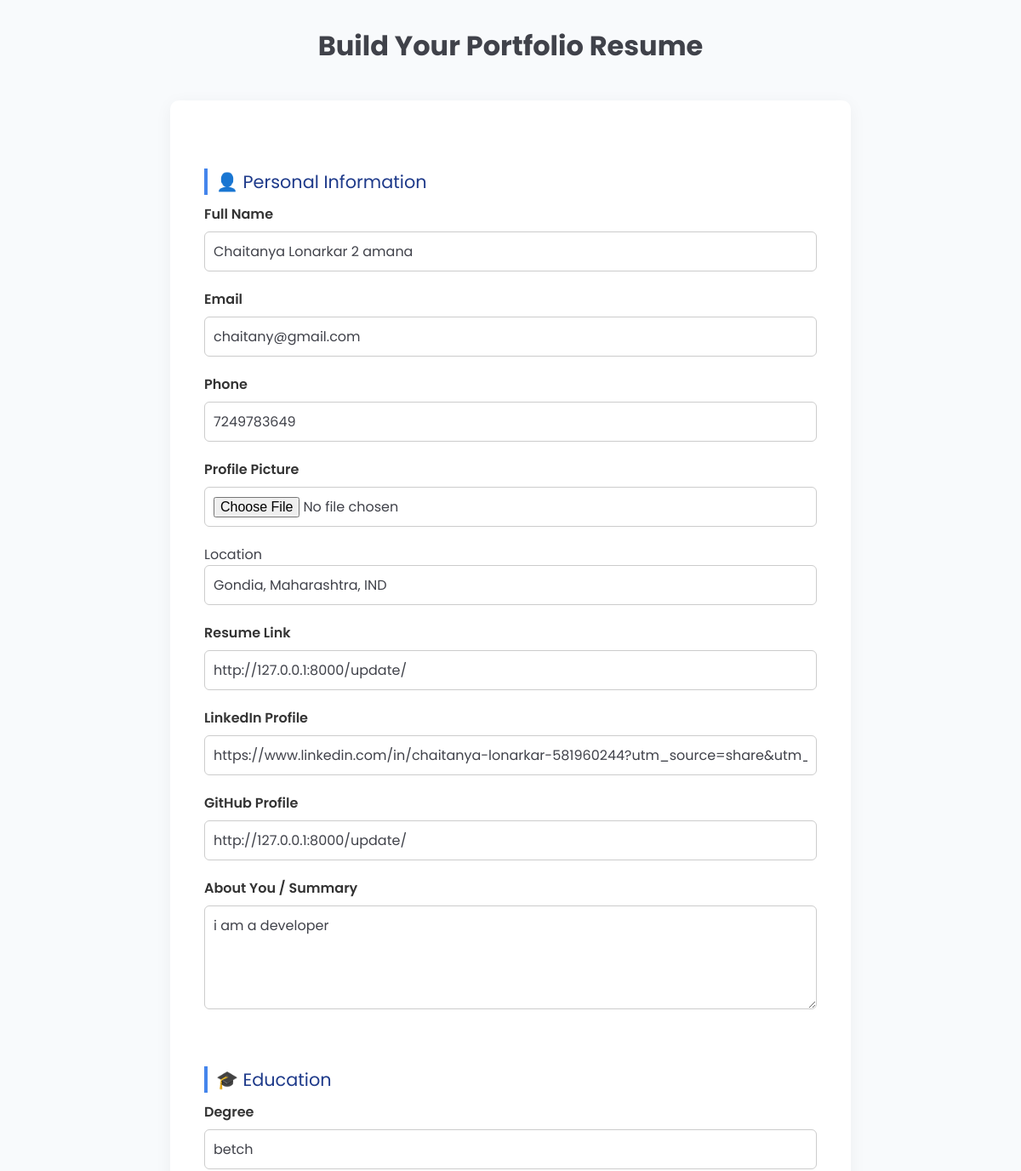
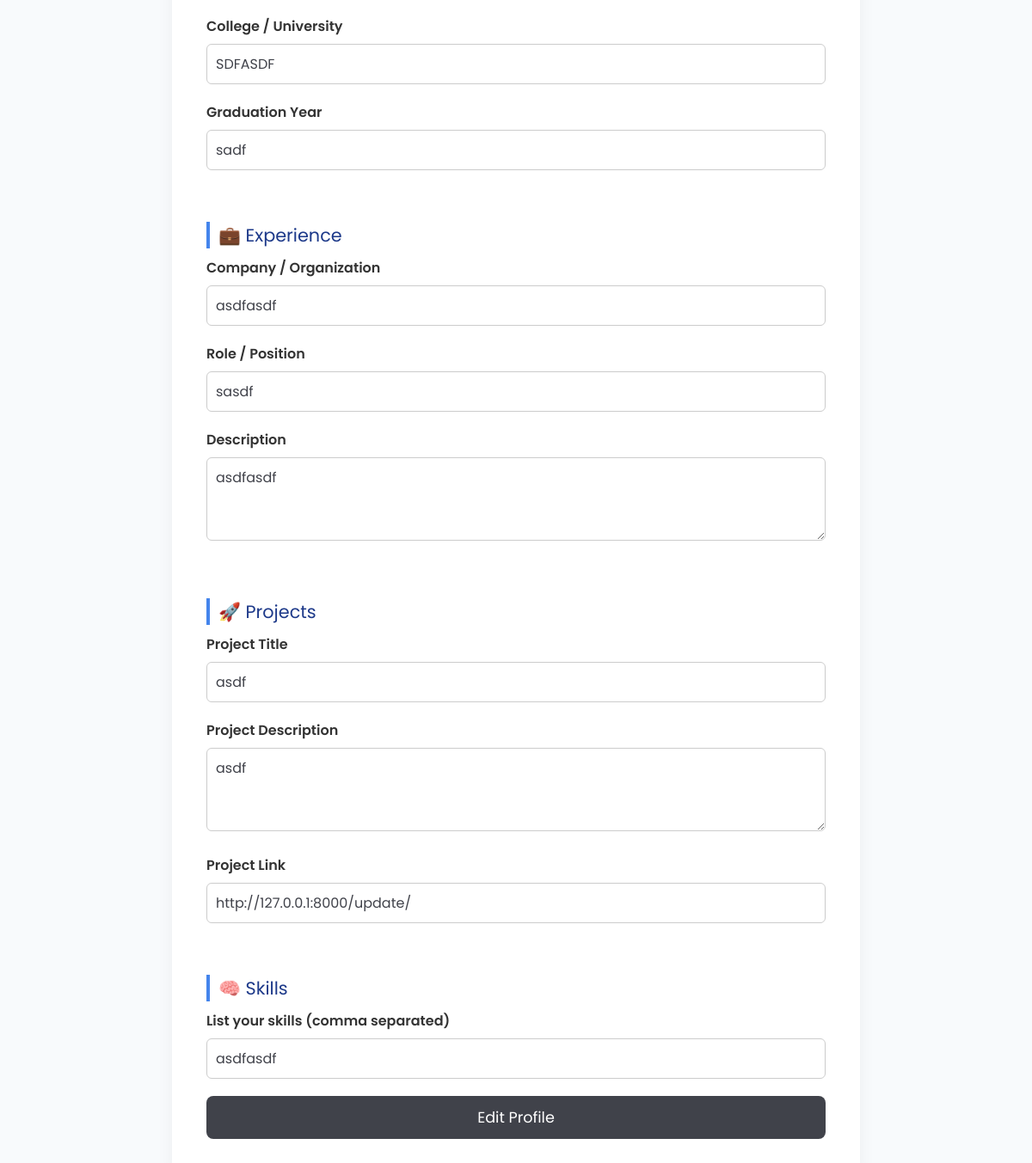
Before: /update/ (signed in) with the older database file (2 pictures, top to bottom).
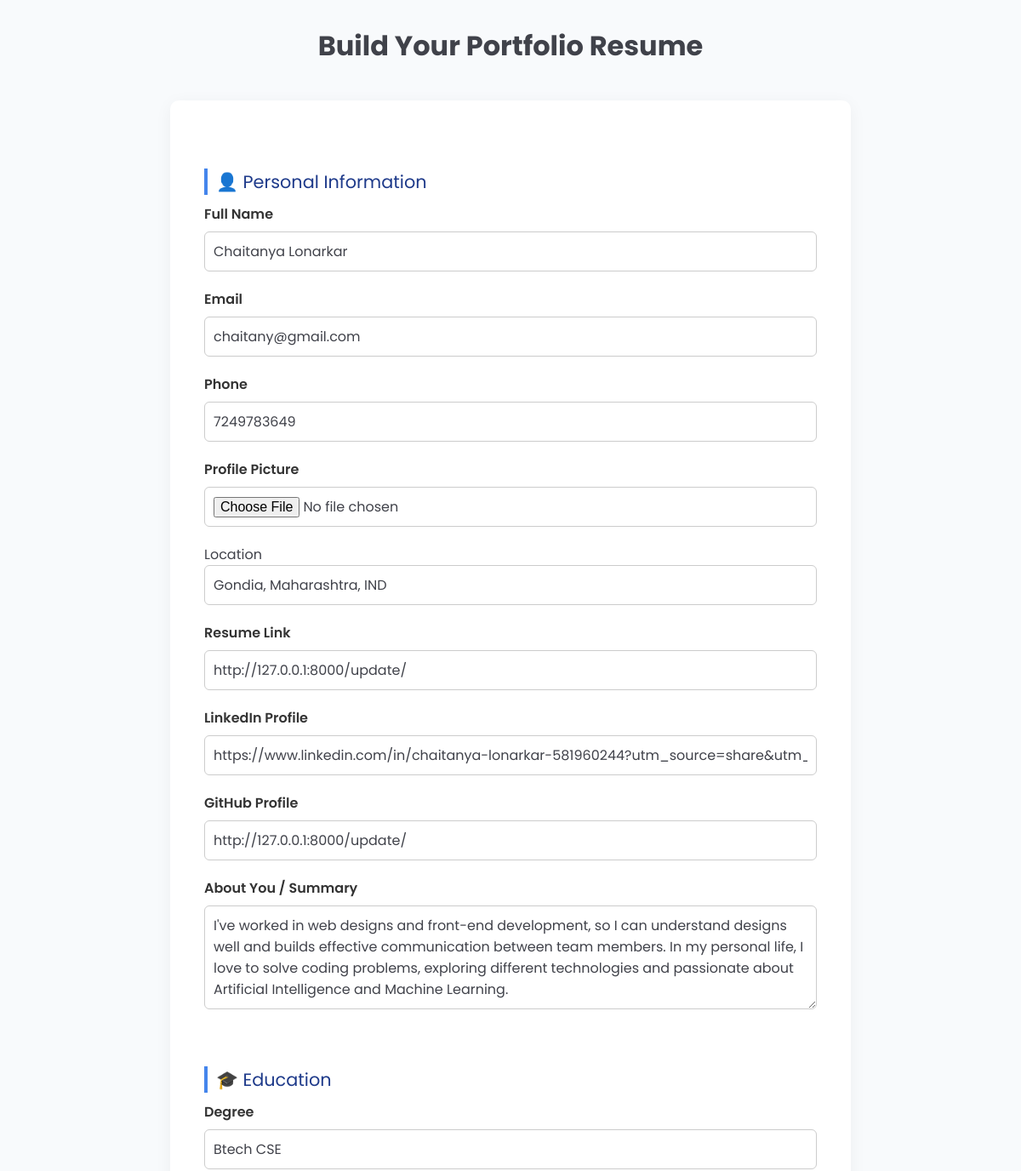
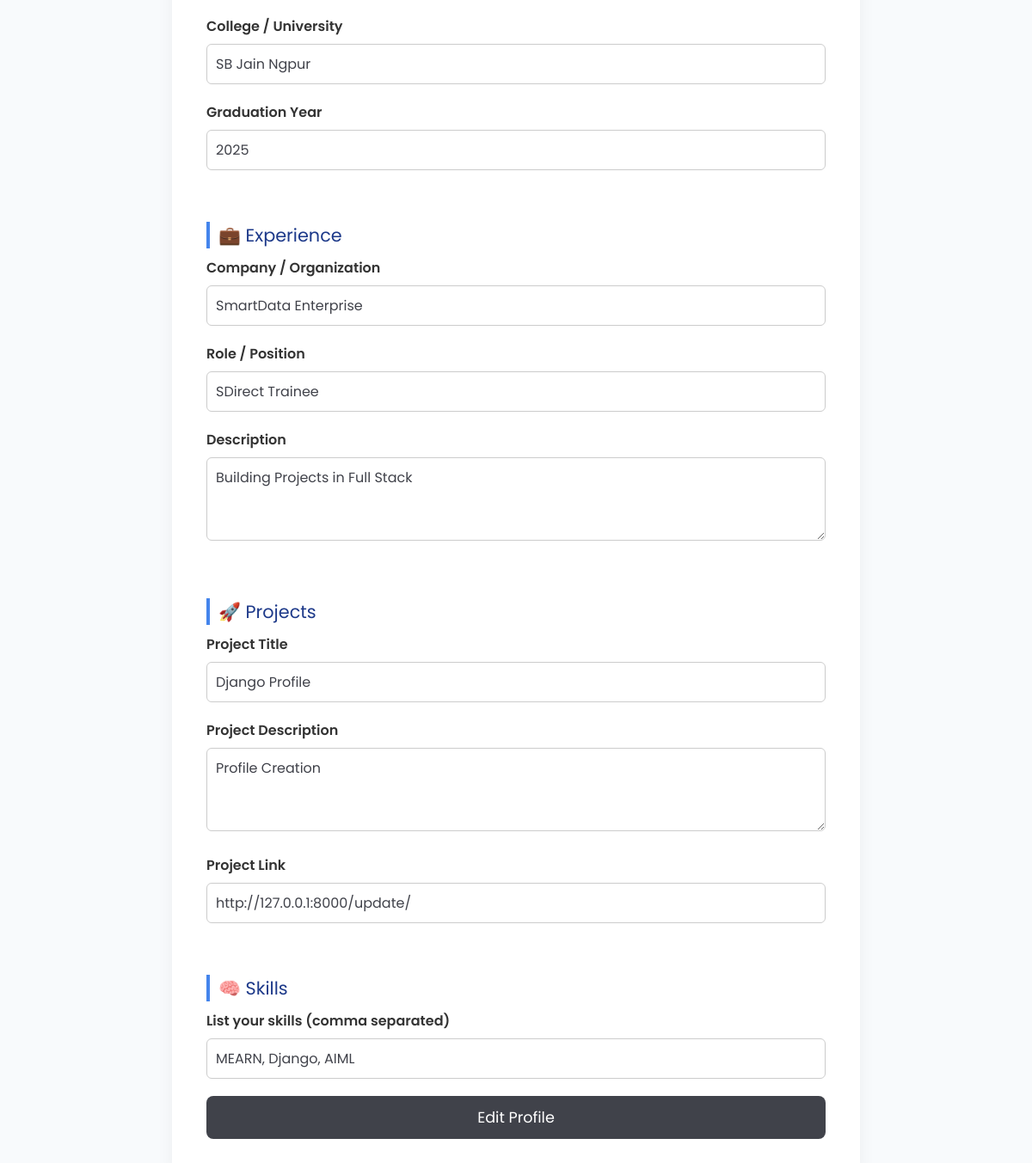
After: the same page with the newer database file (2 pictures, top to bottom).
### folio/models.py (models this page shows, shortened)
class Portfolio(models.Model):
    user = models.OneToOneField(User, on_delete=models.CASCADE)
    name = models.CharField(max_length=100)
    email = models.EmailField()
    phone = models.CharField(max_length=20, blank=True, null=True)
    profile = models.ImageField(upload_to='profiles/', blank=True, null=True)
    location = models.CharField(max_length=100, blank=True, null=True)
    resume = models.URLField(blank=True, null=True)
    linkedin = models.URLField(blank=True, null=True)
    github = models.URLField(blank=True, null=True)
    bio = models.TextField(blank=True, null=True)
    age = models.PositiveIntegerField(blank=True, null=True)
    degree = models.CharField(max_length=100, blank=True, null=True)
    college = models.CharField(max_length=200, blank=True, null=True)
    graduation_year = models.CharField(max_length=10, blank=True, null=True)
    company = models.CharField(max_length=200, blank=True, null=True)
    position = models.CharField(max_length=100, blank=True, null=True)
    responsibilities = models.TextField(blank=True, null=True)
    projects_title = models.CharField(max_length=200, blank=True, null=True)
    project_desc = models.TextField(blank=True, null=True)
    project_link = models.URLField(blank=True, null=True)
    skills = models.TextField(blank=True, null=True)
    created_at = models.DateTimeField(auto_now_add=True)

### folio/views.py (the view, shortened to what this page needs)
# urls.py: path('update/', views.update_profile, name='update_profile'),
@login_required
def update_profile(request):
    portfolio = Portfolio.objects.get(user=request.user)
    return render(request, 'profile_form.html', {'user': portfolio})

### folio/templates/profile_form.html (shortened to what this page needs)
{% load static %}
<!DOCTYPE html>
<html lang="en">
<head>
  <link rel="stylesheet" href="{% static 'css/create.css' %}">
</head>
<body>
  <h1>Build Your Portfolio Resume</h1>
  <form method="post" >
    <div class="section-title">👤 Personal Information</div>
    <label>Full Name</label>
    <input type="text" name="name" value='{% if user.name  %}{{ user.name }}{% endif %}' placeholder="e.g. Chaitanya Lonarkar" required>
    <label>Email</label>
    <input type="email" value='{% if user.email  %}{{ user.email }}{% endif %}' name="email"  placeholder="e.g. you@example.com" required>
    <label>Phone</label>
    <input type="text" value='{% if user.phone  %}{{ user.phone }}{% endif %}' name="phone" placeholder="e.g. +91 9876543210" >
    <label>Profile Picture</label>
    <input type="file" value='{% if user.  %}{{ user. }}{% endif %}' name="profile" id="">
    <lable>Location</label>
    <input type="text" value='{% if user.location  %}{{ user.location }}{% endif %}' name="location" placeholder="e.g. City, Country">
    <label>Resume Link</label>
    <input type="text" value='{% if user.resume  %}{{ user.resume }}{% endif %}' name="resume" placeholder="e.g. https://yourwebsite.com">
    <label>LinkedIn Profile</label>
    <input type="text" value='{% if user.linkedin  %}{{ user.linkedin }}{% endif %}' name="linkedin" placeholder="e.g. https://linkedin.com/in/yourname">
    <label>GitHub Profile</label>
    <input type="text" value='{% if user.github  %}{{ user.github }}{% endif %}' name="github" placeholder="e.g. https://github.com/yourname">
    <label>About You / Summary</label>
    <textarea  name="bio" rows="4" placeholder="Write a short professional summary...">{% if user.bio  %}{{ user.bio }}{% endif %}</textarea>
    <div class="section-title">🎓 Education</div>
    <label>Degree</label>
    <input type="text" value='{% if user.degree  %}{{ user.degree }}{% endif %}' name="degree" placeholder="e.g. B.Tech in Computer Science">
    <label>College / University</label>
    <input type="text" value='{% if user.college  %}{{ user.college }}{% endif %}' name="college" placeholder="e.g. Government Engineering College">
    <label>Graduation Year</label>
    <input type="text" value='{% if user.graduation_year  %}{{ user.graduation_year }}{% endif %}' name="grad_year" placeholder="e.g. 2025">
    <div class="section-title">💼 Experience</div>
    <label>Company / Organization</label>
    <input type="text" value='{% if user.company  %}{{ user.company }}{% endif %}' name="company" placeholder="e.g. Google Developer Student Club">
    <label>Role / Position</label>
    <input type="text" value='{% if user.position  %}{{ user.position }}{% endif %}' name="role" placeholder="e.g. Web Developer Coordinator">
    <label>Description</label>
    <textarea  name="experience_desc" rows="3" placeholder="Briefly describe your responsibilities and achievements...">{% if user.responsibilities  %}{{ user.responsibilities }}{% endif %}</textarea>
    <div class="section-title">🚀 Projects</div>
    <label>Project Title</label>
    <input type="text" value='{% if user.projects_title  %}{{ user.projects_title }}{% endif %}' name="project_title" placeholder="e.g. Smart Farming App">
    <label>Project Description</label>
    <textarea  name="project_desc" rows="3" placeholder="What problem does it solve? What tech stack did you use?">{% if user.project_desc  %}{{ user.project_desc }}{% endif %}</textarea>
    <label>Project Link</label>
    <input type="text" value='{% if user.project_link  %}{{ user.project_link }}{% endif %}' name="project_link" placeholder="e.g.">
    <div class="section-title">🧠 Skills</div>
    <label>List your skills (comma separated)</label>
    <input type="text" value='{% if user.skills  %}{{ user.skills }}{% endif %}' name="skills" placeholder="e.g. HTML, CSS, React, Node.js, MongoDB">
    {% if request.user.is_authenticated %}
    <button type="submit">Edit Profile</button>
{% else %}  <button type="submit">Generate My Profile</button>
    {% endif %}
  </form>
</body>
</html>

Changed rows visible on the page:
changed Portfolio "chaitany@gmail.com": name "Chaitanya Lonarkar 2 amana" → "Chaitanya Lonarkar"; bio "i am a developer" → "I've worked in web designs and front-end development, so I can understand designs well and builds effective communication between team members. In my personal life, I love to solve coding problems, exploring different technologies and passionate about Artificial Intelligence and Machine Learning."; degree "betch" → "Btech CSE"; college "SDFASDF" → "SB Jain Ngpur"; grad_year "sadf" → "2025"; company "asdfasdf" → "SmartData Enterprise"; role "sasdf" → "SDirect Trainee"; experience_desc "asdfasdf" → "Building Projects in Full Stack"; project_title "asdf" → "Django Profile"; project_desc "asdf" → "Profile Creation"; skills "asdfasdf" → "MEARN, Django, AIML"
